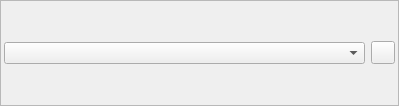
<?xml version="1.0" encoding="UTF-8"?>
<ui version="4.0">
 <class>ColorPicker</class>
 <widget class="QFrame" name="ColorPicker">
  <property name="geometry">
   <rect>
    <x>0</x>
    <y>0</y>
    <width>399</width>
    <height>106</height>
   </rect>
  </property>
  <property name="windowTitle">
   <string notr="true">ColorPicker</string>
  </property>
  <property name="frameShape">
   <enum>QFrame::StyledPanel</enum>
  </property>
  <property name="frameShadow">
   <enum>QFrame::Raised</enum>
  </property>
  <layout class="QHBoxLayout" name="horizontalLayout">
   <property name="spacing">
    <number>6</number>
   </property>
   <property name="leftMargin">
    <number>3</number>
   </property>
   <property name="topMargin">
    <number>0</number>
   </property>
   <property name="rightMargin">
    <number>3</number>
   </property>
   <property name="bottomMargin">
    <number>0</number>
   </property>
   <item>
    <widget class="QComboBox" name="colorComboBox"/>
   </item>
   <item>
    <widget class="QToolButton" name="selectColorButton">
     <property name="text">
      <string/>
     </property>
     <property name="icon">
      <iconset resource="../resources.qrc">
       <normaloff>:/resources/icons/categories/applications-graphics.png</normaloff>:/resources/icons/categories/applications-graphics.png</iconset>
     </property>
    </widget>
   </item>
  </layout>
 </widget>
 <resources>
  <include location="../resources.qrc"/>
 </resources>
 <connections/>
</ui>
